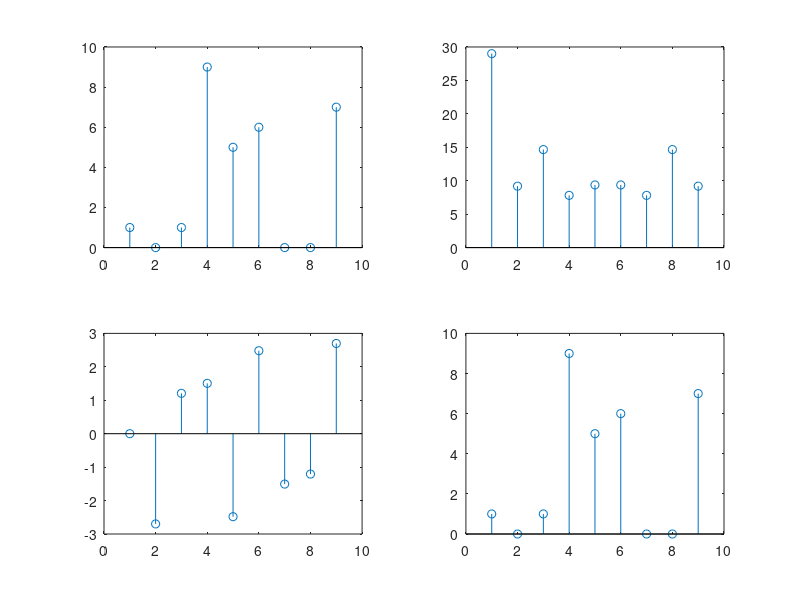

This chart was generated by the following MATLAB code:
clc
clear all
close all

x = [1 0 1 9 5 6 0 0 7];
subplot(2, 2, 1);
stem(x);

N = length(x);
X = zeros(1, N);

for k=1:N
	for n=1:N
		X(k) = X(k) + x(n) * exp(-j*2*pi*(k-1)*(n-1)/N);
	end
end
X
subplot(2, 2, 2);
stem(abs(X));

p = angle(X);
subplot(2, 2, 3);
stem(p);

Y = zeros(1, N);

for i=1:N
    for k=1:N
        Y(k) = Y(k) + (1/N) * X(i)*exp(j*pi*2*(i-1)*(k-1)/N);
    end
end
subplot(2, 2, 4);
stem(abs(Y));